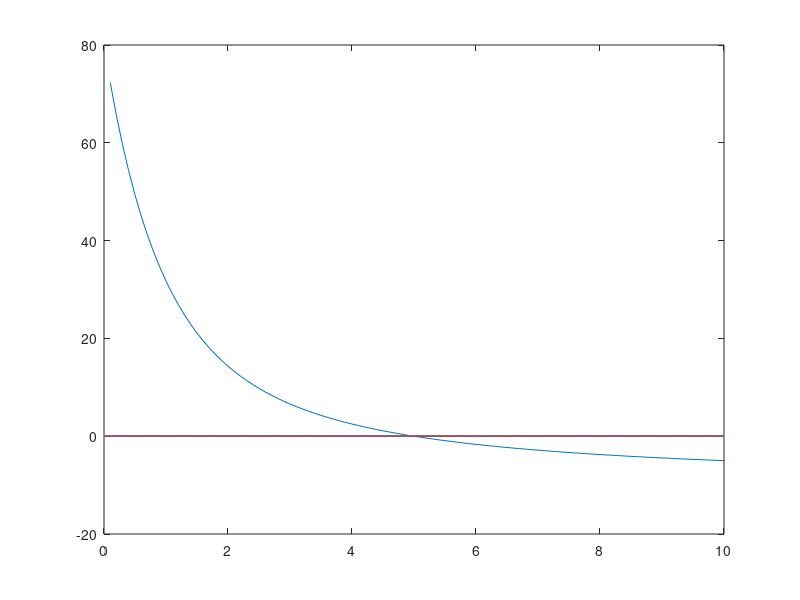

Here is the MATLAB script that generated this plot:
% Use built in fzero to determine the roots of an dquation
% Matlab only survives through the niche it exploits in universities

x = 0:.1:10;

func = @(x) (50./x).*(1-exp((-9/5).*x)) - 10;

plot(x,func(x),x,zeros(length(x)))
% We plot with a line on 0 to see crossing to see it's around 5
fzero(func,5) % returns 4.9994
